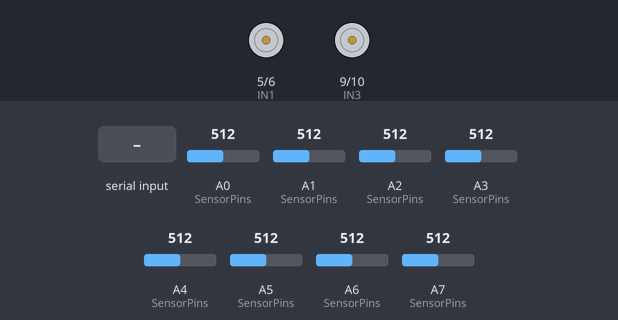
Bench run of a sketch on a simulated Arduino Nano, built with avr-gcc and run on an emulated ATmega328P. Parts: motor-driver pin pairs drawn as motors (green arrow = first pin HIGH = forward, orange = second pin HIGH = backward, longer = more drive). Inputs (shaded band) come from the test bench; at power-on: A0 (SensorPins) = 512, A1 (SensorPins) = 512, A2 (SensorPins) = 512, A3 (SensorPins) = 512, A4 (SensorPins) = 512, A5 (SensorPins) = 512, A6 (SensorPins) = 512, A7 (SensorPins) = 512. What the sketch prints to the serial monitor is not drawn.

Above: at 1.7 s.
1.8 s: "START\n" received over Serial
At 2.6 s:
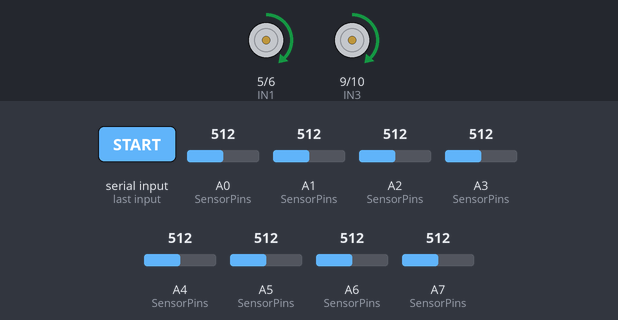
3.3 s: A0 (SensorPins) set to 910
At 4.6 s:
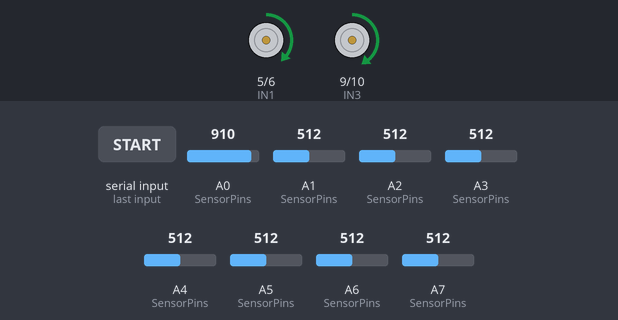
6.3 s: "SPEED:\n" received over Serial
At 7.0 s:
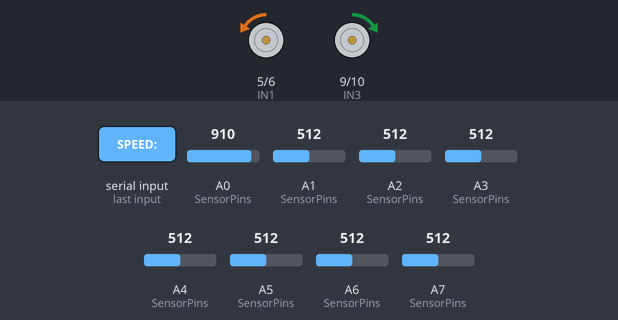
7.8 s: "KP:90\n" received over Serial
At 8.1 s:
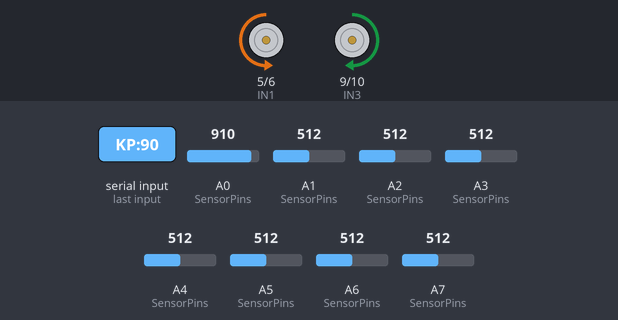
9.3 s: A1 (SensorPins) set to 884
10.8 s: A1 (SensorPins) set to 911
At 11.6 s:
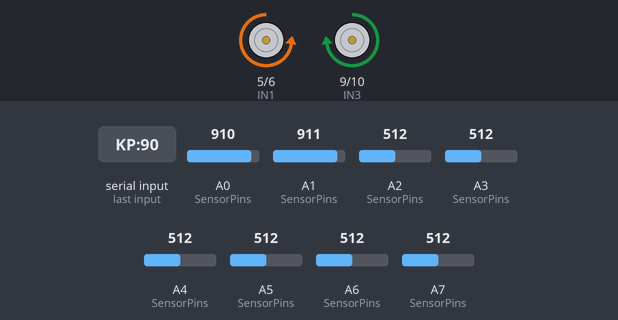
Timing chart, 0 to 13.3 s (numbered marks = the images above; inputs shaded):
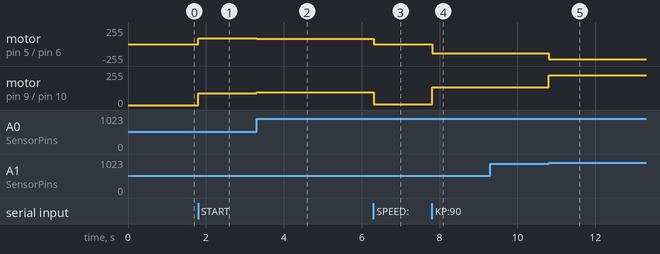

The sketch:

Main.ino
```cpp
#include <QTRSensors.h>
#include "configuration.h"

QTRSensors qtr;
uint16_t sensorValues[SensorCount];

// ================= PID VARIABLES =================
float prevError = 0.0f;
bool started = false;

// ================= DEBUG TELEMETRY =================
#define DEBUG_INTERVAL_MS 100
unsigned long lastDebugTime = 0;

// ================= MOTOR CONTROL =================
void setMotorRaw(int leftSpeed, int rightSpeed)
{
    leftSpeed = constrain(leftSpeed, -255, 255);
    rightSpeed = constrain(rightSpeed, -255, 255);

    if (leftSpeed >= 0)
    {
        analogWrite(IN1, leftSpeed);
        analogWrite(IN2, 0);
    }
    else
    {
        analogWrite(IN1, 0);
        analogWrite(IN2, -leftSpeed);
    }

    if (rightSpeed >= 0)
    {
        analogWrite(IN3, rightSpeed);
        analogWrite(IN4, 0);
    }
    else
    {
        analogWrite(IN3, 0);
        analogWrite(IN4, -rightSpeed);
    }
}

// ================= SENSOR BAR VISUALIZER =================
void printSensorBar()
{
    qtr.read(sensorValues);
    // Serial.print(" SENS [");
    // for (uint8_t i = 0; i < SensorCount; i++)
    // {
    //     if (sensorValues[i] < 900)
    //         Serial.print("█");
    //     else
    //         Serial.print("·");
    // }
    // Serial.print("] ");
    Serial.print("RAW:");
    for (uint8_t i = 0; i < SensorCount; i++)
    {
        Serial.print(" ");
        Serial.print(sensorValues[i]);
    }
    Serial.println();
}

// ================= DEBUG TELEMETRY PRINTER =================
void printDebug(float position, float error, float P, float correction, int leftMotorSpeed, int rightMotorSpeed, float ir_error)
{

    if (millis() - lastDebugTime < DEBUG_INTERVAL_MS)
        return;
    lastDebugTime = millis();

    printSensorBar();
    Serial.println();

    // Serial.print("POS:");
    // Serial.print((int)position);
    Serial.print("  ERR:");
    Serial.print(error, 2);

    // Serial.print("  P:");
    // Serial.print(P, 3);
    // Serial.print("  COR:");
    // Serial.print(correction, 2);
    // Serial.print("  IR_Rrror:");
    // Serial.print(ir_error, 2);
}

// ================= PID LOGIC =================
unsigned long lastTime = 0;

void followLinePID()
{
    float error = 0;

    // Read calibrated position: 0 (far left) → 5000 (far right) for 6 sensors
    qtr.read(sensorValues);

    // Dynamic threshold using calibration
    int weights[SensorCount] = {-3, -2, -1, 0, 0, 1, 2, 3};
    float position = 0;
    int activeSensors = 0;

    for (int i = 0; i < SensorCount; i++)
    {
        int binary = (sensorValues[i] < 900) ? 1 : 0;

        if (binary) activeSensors++;

        position += binary * weights[i];
    }

    // If no sensor detects line → lost line protection
    if (activeSensors == 0) {
        position = (prevError > 0) ? 12 : -12;
    }

    float ir_error = (float)position / 2;

    // ir_error > 0 ? left : right;
    error += ir_error;

    // --- P ---
    float P = Kp * error;

    // --- Correction ---
    float correction = P;

    // --- Motor speeds ---
    int leftMotorSpeed = (int)(baseSpeed - correction);
    int rightMotorSpeed = (int)(baseSpeed + correction);

    setMotorRaw(leftMotorSpeed, rightMotorSpeed);

    // --- Debug output ---
    printDebug(position, error, P, correction, leftMotorSpeed, rightMotorSpeed, ir_error);
}

// ================= SETUP =================
void setup()
{
    Serial.begin(115200);

    // Motor pins
    pinMode(IN1, OUTPUT);
    pinMode(IN2, OUTPUT);
    pinMode(IN3, OUTPUT);
    pinMode(IN4, OUTPUT);
    setMotorRaw(0, 0);

    // QTR Sensor setup
    qtr.setTypeAnalog();
    qtr.setSensorPins(SensorPins, SensorCount);

    delay(500);
    // ---- CALIBRATION ----
    // runAutoCalibration();

    Serial.println();
    Serial.println("Commands:");
    Serial.println("  START        → Begin line following");
    Serial.println("  STOP         → Stop motors");
    Serial.println("  KP:<value>   → Set Kp  (e.g. KP:0.08)");
    Serial.println("  SPEED:<val>  → Set base speed (e.g. SPEED:150)");
    Serial.println("  TUNE         → Print current PID values");
    Serial.println("===========================================");
}

// ================= MAIN LOOP =================
void loop()
{
    if (Serial.available())
    {
        String cmd = Serial.readStringUntil('\n');
        cmd.trim();
        cmd.toUpperCase();

        if (cmd == "START")
        {
            prevError = 0.0f;
            started = true;
            Serial.println("🚀 GOING!");
        }
        else if (cmd == "STOP")
        {
            started = false;
            setMotorRaw(0, 0);
            Serial.println("⛔ STOPPED");
        }
        else if (cmd.startsWith("KP:"))
        {
            Kp = cmd.substring(3).toFloat();
            Serial.print("✅ Kp = ");
            Serial.println(Kp, 6);
        }
        else if (cmd.startsWith("SPEED:"))
        {
            baseSpeed = cmd.substring(6).toInt();
            Serial.print("✅ Base Speed = ");
            Serial.println(baseSpeed);
        }
        else if (cmd == "TUNE")
        {
            Serial.println("--- Current PID Values ---");
            Serial.print("  Kp = ");
            Serial.println(Kp, 6);
            Serial.print("  Speed = ");
            Serial.println(baseSpeed);
            Serial.println("--------------------------");
        }
        else
        {
            Serial.print("❓ Unknown command: ");
            Serial.println(cmd);
        }
    }

    if (started)
    {
        followLinePID();
    }
}
```

configuration.h
```cpp
#ifndef CONFIGURATION_H
#define CONFIGURATION_H
#include <Arduino.h>
const uint8_t IN1 = 5, IN2 = 6, IN3 = 9, IN4 = 10;
const uint8_t SensorCount = 8;
const uint8_t SensorPins[SensorCount] = {A0,A1,A2,A3,A4,A5,A6,A7};
// Assumes sensor 0 is physically leftmost and both motors run forward
// for positive PWM. Confirm these assumptions before running on the track.
float Kp = 5.0f;                  // PWM units per sensor pitch
int baseSpeed = 90;
int steeringSign = 1;             // Change with SIGN:-1 if steering is reversed
bool whiteLine = false;           // BLACKLINE or WHITELINE command
const int MIN_CAL_SPAN = 80;      // Raw ADC units, assuming default 10-bit ADC
const unsigned long SAMPLE_MS = 20;
#endif
```

Measured:
- the behaviour switches between 900 and 901 on A1 (SensorPins) (found by bisection; images 4 and 5)
- after the input at 1.8 s, motor on pin 5 (IN1) / pin 6 (IN2), motor on pin 9 (IN3) / pin 10 (IN4): stopped → forward 90/255 at once
- after the input at 3.3 s, motor on pin 5 (IN1) / pin 6 (IN2): forward 90/255 → forward 82/255 at once; motor on pin 9 (IN3) / pin 10 (IN4): forward 90/255 → forward 97/255 at once
- after the input at 6.3 s, motor on pin 5 (IN1) / pin 6 (IN2): forward 82/255 → backward 7/255 at once; motor on pin 9 (IN3) / pin 10 (IN4): forward 97/255 → forward 7/255 at once
- after the input at 7.8 s, motor on pin 5 (IN1) / pin 6 (IN2): backward 7/255 → backward 135/255 at once; motor on pin 9 (IN3) / pin 10 (IN4): forward 7/255 → forward 135/255 at once
- after the input at 9.3 s, every drawn part: stays the same
- after the input at 10.8 s, motor on pin 5 (IN1) / pin 6 (IN2): backward 135/255 → backward 225/255 at once; motor on pin 9 (IN3) / pin 10 (IN4): forward 135/255 → forward 225/255 at once
